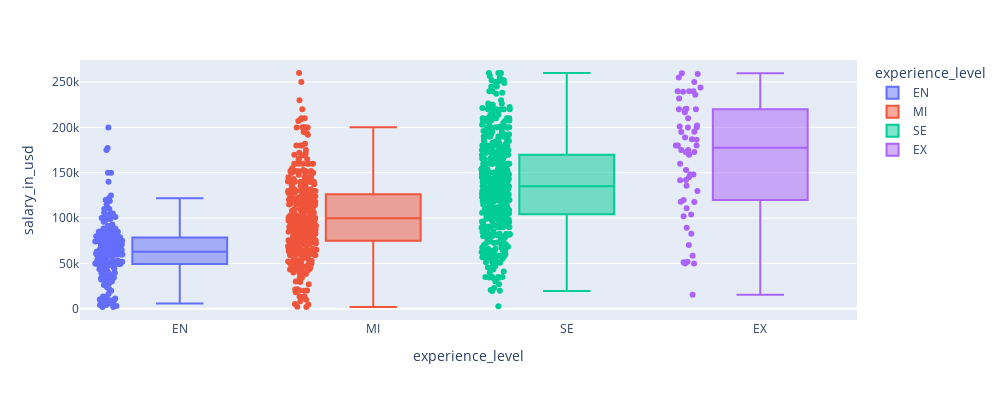
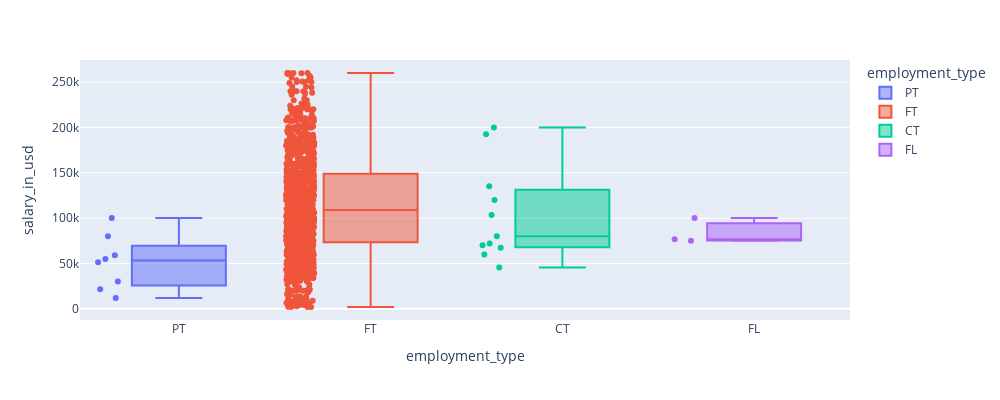
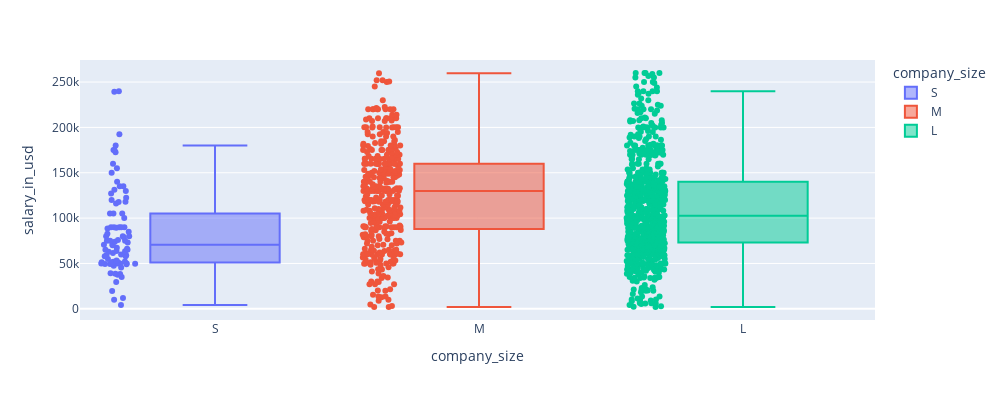

The notebook cell these images were saved under, in order:
### Code cell
# plotting boxplots to see the relation of salary and other features
fig = px.box(df, x='experience_level', y='salary_in_usd', points='all', width=1000, height=400,
             category_orders={'experience_level':['EN', 'MI', 'SE', 'EX']}, color='experience_level')
fig.show()
fig = px.box(df, x='employment_type', y='salary_in_usd', points='all', width=1000, height=400,
             category_orders={'employment_type':['PT', 'FT', 'CT', 'FL']}, color='employment_type')
fig.show()
fig = px.box(df, x='company_size', y='salary_in_usd', points='all', width=1000, height=400,
             color='company_size')
fig.show()

### Figure 1 — Plotly figure (JSON) as saved in the notebook; plotly's stock layout.template omitted (floating-point values rounded to 4 significant figures; data arrays with more than 128 entries replaced by an {"elided": "..."} marker saying what was removed)
{"data": [{"alignmentgroup": "True", "boxpoints": "all", "hovertemplate": "experience_level=%{x}<br>salary_in_usd=%{y}<extra></extra>", "legendgroup": "EN", "marker": {"color": "#636efa"}, "name": "EN", "notched": false, "offsetgroup": "EN", "orientation": "v", "showlegend": true, "type": "box", "x": {"elided": "215 str values"}, "x0": " ", "xaxis": "x", "y": {"elided": "215 int values"}, "y0": " ", "yaxis": "y"}, {"alignmentgroup": "True", "boxpoints": "all", "hovertemplate": "experience_level=%{x}<br>salary_in_usd=%{y}<extra></extra>", "legendgroup": "MI", "marker": {"color": "#EF553B"}, "name": "MI", "notched": false, "offsetgroup": "MI", "orientation": "v", "showlegend": true, "type": "box", "x": {"elided": "409 str values"}, "x0": " ", "xaxis": "x", "y": {"elided": "409 int values"}, "y0": " ", "yaxis": "y"}, {"alignmentgroup": "True", "boxpoints": "all", "hovertemplate": "experience_level=%{x}<br>salary_in_usd=%{y}<extra></extra>", "legendgroup": "SE", "marker": {"color": "#00cc96"}, "name": "SE", "notched": false, "offsetgroup": "SE", "orientation": "v", "showlegend": true, "type": "box", "x": {"elided": "527 str values"}, "x0": " ", "xaxis": "x", "y": {"elided": "527 int values"}, "y0": " ", "yaxis": "y"}, {"alignmentgroup": "True", "boxpoints": "all", "hovertemplate": "experience_level=%{x}<br>salary_in_usd=%{y}<extra></extra>", "legendgroup": "EX", "marker": {"color": "#ab63fa"}, "name": "EX", "notched": false, "offsetgroup": "EX", "orientation": "v", "showlegend": true, "type": "box", "x": ["EX", "EX", "EX", "EX", "EX", "EX", "EX", "EX", "EX", "EX", "EX", "EX", "EX", "EX", "EX", "EX", "EX", "EX", "EX", "EX", "EX", "EX", "EX", "EX", "EX", "EX", "EX", "EX", "EX", "EX", "EX", "EX", "EX", "EX", "EX", "EX", "EX", "EX", "EX", "EX", "EX", "EX", "EX", "EX", "EX", "EX", "EX", "EX", "EX", "EX", "EX", "EX", "EX", "EX", "EX", "EX", "EX", "EX"], "x0": " ", "xaxis": "x", "y": [232000, 244000, 118002, 102000, 148000, 50000, 236000, 175000, 180000, 180000, 160000, 120000, 259821, 194866, 250000, 220000, 259000, 201000, 51964, 50000, 15397, 110965, 210000, 153000, 240000, 175000, 145000, 220500, 58624, 70348, 220000, 189000, 173000, 141846, 200000, 220000, 255170, 117810, 240000, 240000, 239287, 130000, 200000, 142000, 180000, 187000, 104000, 172500, 135596, 186487, 202000, 148000, 51389, 89294, 195316, 82744, 169781, 216690], "y0": " ", "yaxis": "y"}], "layout": {"boxmode": "overlay", "height": 400, "legend": {"title": {"text": "experience_level"}, "tracegroupgap": 0}, "margin": {"t": 60}, "width": 1000, "xaxis": {"anchor": "y", "categoryarray": ["EN", "MI", "SE", "EX"], "categoryorder": "array", "domain": [0, 1], "title": {"text": "experience_level"}}, "yaxis": {"anchor": "x", "domain": [0, 1], "title": {"text": "salary_in_usd"}}}}

### Figure 2 — Plotly figure (JSON) as saved in the notebook; plotly's stock layout.template omitted (floating-point values rounded to 4 significant figures; data arrays with more than 128 entries replaced by an {"elided": "..."} marker saying what was removed)
{"data": [{"alignmentgroup": "True", "boxpoints": "all", "hovertemplate": "employment_type=%{x}<br>salary_in_usd=%{y}<extra></extra>", "legendgroup": "PT", "marker": {"color": "#636efa"}, "name": "PT", "notched": false, "offsetgroup": "PT", "orientation": "v", "showlegend": true, "type": "box", "x": ["PT", "PT", "PT", "PT", "PT", "PT", "PT", "PT"], "x0": " ", "xaxis": "x", "y": [21651, 80000, 30000, 59102, 11812, 100000, 55000, 51321], "y0": " ", "yaxis": "y"}, {"alignmentgroup": "True", "boxpoints": "all", "hovertemplate": "employment_type=%{x}<br>salary_in_usd=%{y}<extra></extra>", "legendgroup": "FT", "marker": {"color": "#EF553B"}, "name": "FT", "notched": false, "offsetgroup": "FT", "orientation": "v", "showlegend": true, "type": "box", "x": {"elided": "1187 str values"}, "x0": " ", "xaxis": "x", "y": {"elided": "1187 int values"}, "y0": " ", "yaxis": "y"}, {"alignmentgroup": "True", "boxpoints": "all", "hovertemplate": "employment_type=%{x}<br>salary_in_usd=%{y}<extra></extra>", "legendgroup": "CT", "marker": {"color": "#00cc96"}, "name": "CT", "notched": false, "offsetgroup": "CT", "orientation": "v", "showlegend": true, "type": "box", "x": ["CT", "CT", "CT", "CT", "CT", "CT", "CT", "CT", "CT", "CT", "CT"], "x0": " ", "xaxis": "x", "y": [120000, 80000, 60000, 200000, 67307, 70000, 135000, 103310, 45618, 72000, 192396], "y0": " ", "yaxis": "y"}, {"alignmentgroup": "True", "boxpoints": "all", "hovertemplate": "employment_type=%{x}<br>salary_in_usd=%{y}<extra></extra>", "legendgroup": "FL", "marker": {"color": "#ab63fa"}, "name": "FL", "notched": false, "offsetgroup": "FL", "orientation": "v", "showlegend": true, "type": "box", "x": ["FL", "FL", "FL"], "x0": " ", "xaxis": "x", "y": [76833, 100000, 75000], "y0": " ", "yaxis": "y"}], "layout": {"boxmode": "overlay", "height": 400, "legend": {"title": {"text": "employment_type"}, "tracegroupgap": 0}, "margin": {"t": 60}, "width": 1000, "xaxis": {"anchor": "y", "categoryarray": ["PT", "FT", "CT", "FL"], "categoryorder": "array", "domain": [0, 1], "title": {"text": "employment_type"}}, "yaxis": {"anchor": "x", "domain": [0, 1], "title": {"text": "salary_in_usd"}}}}

### Figure 3 — Plotly figure (JSON) as saved in the notebook; plotly's stock layout.template omitted (floating-point values rounded to 4 significant figures; data arrays with more than 128 entries replaced by an {"elided": "..."} marker saying what was removed)
{"data": [{"alignmentgroup": "True", "boxpoints": "all", "hovertemplate": "company_size=%{x}<br>salary_in_usd=%{y}<extra></extra>", "legendgroup": "S", "marker": {"color": "#636efa"}, "name": "S", "notched": false, "offsetgroup": "S", "orientation": "v", "showlegend": true, "type": "box", "x": ["S", "S", "S", "S", "S", "S", "S", "S", "S", "S", "S", "S", "S", "S", "S", "S", "S", "S", "S", "S", "S", "S", "S", "S", "S", "S", "S", "S", "S", "S", "S", "S", "S", "S", "S", "S", "S", "S", "S", "S", "S", "S", "S", "S", "S", "S", "S", "S", "S", "S", "S", "S", "S", "S", "S", "S", "S", "S", "S", "S", "S", "S", "S", "S", "S", "S", "S", "S", "S", "S", "S", "S", "S", "S", "S", "S", "S", "S", "S", "S", "S", "S", "S", "S", "S", "S", "S", "S", "S"], "x0": " ", "xaxis": "x", "y": [63000, 120000, 50000, 50000, 90000, 50000, 29551, 60000, 175000, 49424, 140000, 90000, 122500, 135000, 49257, 192500, 38561, 10000, 130000, 53192, 38513, 50000, 55000, 70569, 19568, 59102, 150000, 67307, 160000, 90000, 51323, 58000, 118000, 105000, 105000, 74000, 50000, 80000, 116000, 52000, 75000, 155000, 47518, 85000, 70000, 65013, 75774, 117810, 239287, 63400, 73000, 49485, 240000, 70545, 59102, 49646, 11812, 37488, 80000, 78879, 50000, 75000, 61467, 45618, 90000, 80000, 39200, 51389, 4327, 75000, 180000, 35000, 89294, 172615, 52267, 88654, 51321, 90000, 82744, 66195, 175000, 131154, 135090, 127248, 63866, 105000, 57920, 65000, 100000], "y0": " ", "yaxis": "y"}, {"alignmentgroup": "True", "boxpoints": "all", "hovertemplate": "company_size=%{x}<br>salary_in_usd=%{y}<extra></extra>", "legendgroup": "M", "marker": {"color": "#EF553B"}, "name": "M", "notched": false, "offsetgroup": "M", "orientation": "v", "showlegend": true, "type": "box", "x": {"elided": "378 str values"}, "x0": " ", "xaxis": "x", "y": {"elided": "378 int values"}, "y0": " ", "yaxis": "y"}, {"alignmentgroup": "True", "boxpoints": "all", "hovertemplate": "company_size=%{x}<br>salary_in_usd=%{y}<extra></extra>", "legendgroup": "L", "marker": {"color": "#00cc96"}, "name": "L", "notched": false, "offsetgroup": "L", "orientation": "v", "showlegend": true, "type": "box", "x": {"elided": "742 str values"}, "x0": " ", "xaxis": "x", "y": {"elided": "742 int values"}, "y0": " ", "yaxis": "y"}], "layout": {"boxmode": "overlay", "height": 400, "legend": {"title": {"text": "company_size"}, "tracegroupgap": 0}, "margin": {"t": 60}, "width": 1000, "xaxis": {"anchor": "y", "categoryarray": ["S", "M", "L"], "categoryorder": "array", "domain": [0, 1], "title": {"text": "company_size"}}, "yaxis": {"anchor": "x", "domain": [0, 1], "title": {"text": "salary_in_usd"}}}}
